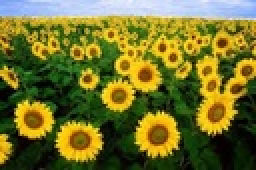
%> input picture imageA.jpg, 128 x 85 px, shrunk from 330 x 220 before the run (shown 2 times larger)
$ octave patchmatch.m   (GNU Octave 9; MATLAB toolbox functions it lacks are replaced by stand-ins)
%> lines starting %> are read from the running program, lines starting %| are printed output that depends on the picture
### visualise_correspondance_vectors.m
%%% Cheng Huimin
%%% A0138497M
%%% EE4212 Assignment: Non-Parametric Sampling

% NNF should has the same size as B
function visualise_correspondance_vectors(NNF,B,A,pass,p_size)

max_height = max(size(B,1),size(A,1));
max_width = max(size(B,2),size(A,2));
max_length = norm([max_height,max_width]);

hsv_map = ones(size(B));
% :1 = hue
%hsv_map(:,:,2) = hsv_map(:,:,2)*0; % :2 = saturation
hsv_map(:,:,3) = hsv_map(:,:,3)*0.7; % :3 = brightness

[row,column,~] = size(NNF);

for i=1:row
    for j=1:column
        offset = squeeze(NNF(i,j,:)) - [i;j];
        mag = norm(offset);
        dir = atan2(offset(2) , offset(1))+pi;
        hsv_map(i,j,2) = mag / max_length;
        hsv_map(i,j,1) = dir / (2*pi);
    end
end

rgb_map = hsv2rgb(hsv_map)*255;

figure(2)
imshow( uint8(rgb_map) );

filename = ['covec_map_pass',num2str(pass),'_psize',num2str(p_size),'.png'];
imwrite(uint8(rgb_map),filename);

end

### patchmatch.m
%%% Cheng Huimin
%%% A0138497M
%%% EE4212 Assignment: Non-Parametric Sampling

clear; close all;

A = double(imread('imageA.jpg')); % source
%A = imresize(A,0.5);
B = double(imread('imageB.jpg')); % target / to be reconstructed
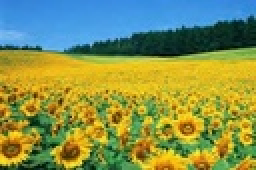
%> input picture imageB.jpg, 128 x 85 px, shrunk from 329 x 220 before the run (shown 2 times larger)
%B = imresize(B,0.5);

p_size=5; % must be odd, patch size
hp_size=(p_size-1)/2;
num_pass = 4;

[row_A,column_A,channel_A] = size(A);
%> row_A = 85; column_A = 128; channel_A = 3
[row_B,column_B,channel_B] = size(B);
%> row_B = 85; column_B = 128; channel_B = 3

radius0 = max(row_A,column_A)/2;
%> radius0 = 64
alpha = 0.5;

% regeneration patch
regen_p_size = 5; % should be smaller than p_size
regen_hp_size = (regen_p_size-1)/2;
patch_construct = false;

%% memory declaration
tic
% create a padded version of B (target)
% non-active region is marked as NAN, hence excluded from SSD calculation
% later on
padded_B = nan(row_B+p_size-1,column_B+p_size-1,channel_B);
i_start = 1+hp_size;
i_end = row_B+hp_size;
%> i_end = 87
j_start = 1+hp_size;
j_end = column_B+hp_size;
%> j_end = 130

padded_B(i_start:i_end , j_start:j_end,:) = B;
%> padded_B: size 89x132x3 double; 7.39% of the values are NaN or infinite; the others: min 0, max 255, mean 120.2
%imshow(uint8(padded_B));

% create near-neighbour field matrix
NNF = cat(3, ...
    randi([1+hp_size,row_A-hp_size],[row_B,column_B]), ...
    randi([1+hp_size,column_A-hp_size],[row_B,column_B]));

%% one-time initialisation
NNF_ssd = inf(row_B,column_B);
for i= 1:row_B
    for j= 1:column_B
        NNF_ssd(i,j) = calc_ssd(NNF(i,j,1),NNF(i,j,2),A,padded_B,i,j,hp_size);
    end
end
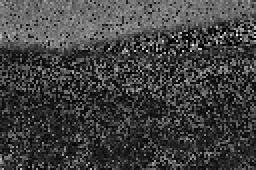
%> NNF_ssd: size 85x128 double (shown 2 times larger); min 161.5, max 42093.3, mean 10941.2; drawn with min black and max white

%% iteration steps
visualise_correspondance_vectors(NNF,B,A,0,p_size);
%> after the loop in visualise_correspondance_vectors, `for i=1:row`:
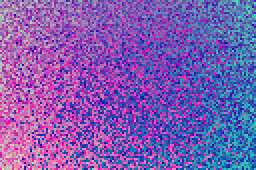
%> hsv_map: size 85x128x3 double (shown 2 times larger); mean R, G, B 0.498, 0.359, 0.7
for pass = 1:num_pass
    %% even/odd logic
    if mod(pass,2) ~= 0 % is odd
        fprintf('[%d]odd propagation...\n',pass);
        i_seq = 1:row_B;
%> i_seq = 85 values from 1 to 85
        j_seq = 1:column_B;
%> j_seq = 128 values from 1 to 128
    else
        fprintf('[%d]even propagation...\n',pass);
        i_seq = row_B:(-1):1;
        j_seq = column_B:(-1):1;
    end

    %% propagation

    for i=i_seq
        for j=j_seq

            if mod(pass,2) ~= 0 % is odd

                top_ssd = NNF_ssd(max(i-1,1),j);
                left_ssd = NNF_ssd(i,max(j-1,1));
                current_ssd = NNF_ssd(i,j);

                valid_top = (NNF(max(i-1,1),j,1) + 1 <= row_A - hp_size); % assert shifting 1px will not out-of-bound
                valid_left = (NNF(i,max(j-1,1),2) + 1 <= column_A - hp_size); % same as above

                if (valid_top && top_ssd<current_ssd && top_ssd < left_ssd) % propagate from top
                    NNF(i,j,1) = NNF(i-1,j,1)+1;
                    NNF(i,j,2) = NNF(i-1,j,2);
                    NNF_ssd(i,j) = calc_ssd(NNF(i,j,1),NNF(i,j,2),A,padded_B,i,j,hp_size);
                elseif (valid_left && left_ssd<top_ssd && left_ssd < current_ssd) % propagate from left
                    NNF(i,j,1) = NNF(i,j-1,1);
                    NNF(i,j,2) = NNF(i,j-1,2)+1;
                    NNF_ssd(i,j) = calc_ssd(NNF(i,j,1),NNF(i,j,2),A,padded_B,i,j,hp_size);
                end

            else % is even

                bottom_ssd = NNF_ssd(min(i+1,row_B),j);
                right_ssd = NNF_ssd(i,min(j+1,column_B));
                current_ssd = NNF_ssd(i,j);

                valid_bottom = (NNF(min(i+1,row_B),j,1) - 1 > hp_size); % assert shifting 1px will not out-of-bound
                valid_right = (NNF(i,min(j+1,column_B),2) - 1 > hp_size); % same as above

                if (valid_bottom && bottom_ssd<current_ssd && bottom_ssd < right_ssd) % propagate from top
                    NNF(i,j,1) = NNF(i+1,j,1)-1;
                    NNF(i,j,2) = NNF(i+1,j,2);
                    NNF_ssd(i,j) = calc_ssd(NNF(i,j,1),NNF(i,j,2),A,padded_B,i,j,hp_size);
                elseif (valid_right && right_ssd<bottom_ssd && right_ssd < current_ssd) % propagate from left
                    NNF(i,j,1) = NNF(i,j+1,1);
                    NNF(i,j,2) = NNF(i,j+1,2)-1;
                    NNF_ssd(i,j) = calc_ssd(NNF(i,j,1),NNF(i,j,2),A,padded_B,i,j,hp_size);
                end
            end % end if

            %% random search
            r_pass = 0;
            ci = NNF(i,j,1);
            cj = NNF(i,j,2);
            while true
                r = floor(alpha^r_pass*radius0);
                if r < 1
                    break;
                end

                % setting up the search boundary

                i_min = max(ci-r,1+hp_size);
                i_max = min(ci+r,row_A-hp_size);
                j_min = max(cj-r,1+hp_size);
                j_max = min(cj+r,column_A-hp_size);

                newi = randi([i_min,i_max]);
                newj = randi([j_min,j_max]);

                new_ssd = calc_ssd(newi,newj,A,padded_B,i,j,hp_size);

                if (new_ssd<NNF_ssd(i,j)) % new minima found!
                    NNF(i,j,1) = newi;
                    NNF(i,j,2) = newj;
                    NNF_ssd(i,j) = new_ssd;
                end

                r_pass = r_pass + 1;
            end
        end % end j
    end % end i
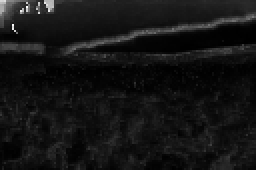
%> NNF_ssd: size 85x128 double (shown 2 times larger); min 149.5, max 19630.1, mean 1724.2; drawn with min black and max white
%> after the loop, current_ssd = 8764; left_ssd = 766.1; top_ssd = 632.8; valid_left = true; valid_top = true

    % reconstruction debug
    reconstruct_B = zeros(size(B));

    for i=1:row_B
        for j=1:column_B
            reconstruct_B(i,j,:) = A(NNF(i,j,1),NNF(i,j,2),:);
        end
    end
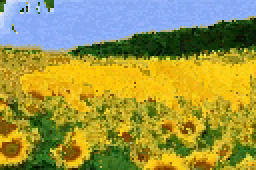
%> reconstruct_B: size 85x128x3 double (shown 2 times larger); mean R, G, B 155.5, 150.1, 70.2
    figure(1);
    imshow(uint8(reconstruct_B));

    % debug
    visualise_correspondance_vectors(NNF,B,A,pass,p_size);
%> call 2 of visualise_correspondance_vectors, with pass = 1, p_size = 5
%> the loop in visualise_correspondance_vectors (call 2), `for i=1:row` made 85 passes
%> after the loop in visualise_correspondance_vectors (call 2), `for i=1:row`:
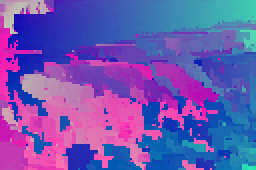
%> hsv_map: size 85x128x3 double (shown 2 times larger); mean R, G, B 0.432, 0.341, 0.7
%> in visualise_correspondance_vectors (call 2), `rgb_map = hsv2rgb(hsv_map)*255;`:
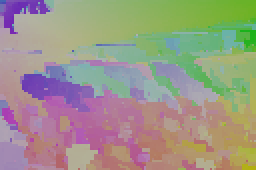
%> rgb_map: size 85x128x3 double (shown 2 times larger); mean R, G, B 156.8, 151.1, 136.3
%> (the run ends here)
